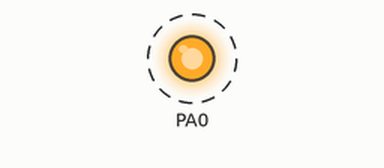
Simulated run of this program. Board: ATmega32, built with avr-gcc and emulated at 1 MHz. On the bench: output pins drawn as LEDs (lit = HIGH). Dashed ring = blinking.

Above: at 0.2 s.
Timing chart, 0 to 3.0 s (numbered marks = the images above):
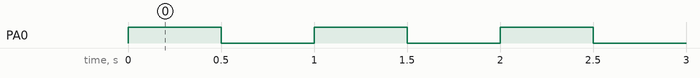

The program:

main.c
```c
/*
 * main.c
 *
 *  Created on: Sep 12, 2024
 *      Author: User
 */
#include"stdio.h"
#include<util/delay.h>

#define DDRA *((u8*)0x3A)
#define PORTA *((u8*)0x3B)
#define PINA *((volatile u8*)0x39)    //read only register

typedef unsigned char u8;
int main(void){
//pin A4 is output
	DDRA|=(1<<0);
	while(1){
		//pin a4 is high
	PORTA |=(1<<0);

	_delay_ms(500);
	   //pin A4 is low
	PORTA &=~(1<<0);
	_delay_ms(500);
	}
	return 0;
}
```

delay.h
```c
// (licence header left out)
/* $Id: delay.h,v 1.14 2005/11/05 22:23:15 joerg_wunsch Exp $ */

#ifndef _AVR_DELAY_H_
#define _AVR_DELAY_H_

#warning "This file has been moved to <util/delay.h>."
#include <util/delay.h>

#endif /* _AVR_DELAY_H_ */
```

Source omitted: stdio.h (35435 bytes)

Measured:
- by itself, PA0: alternates HIGH for 0.50 s and LOW for 0.50 s
